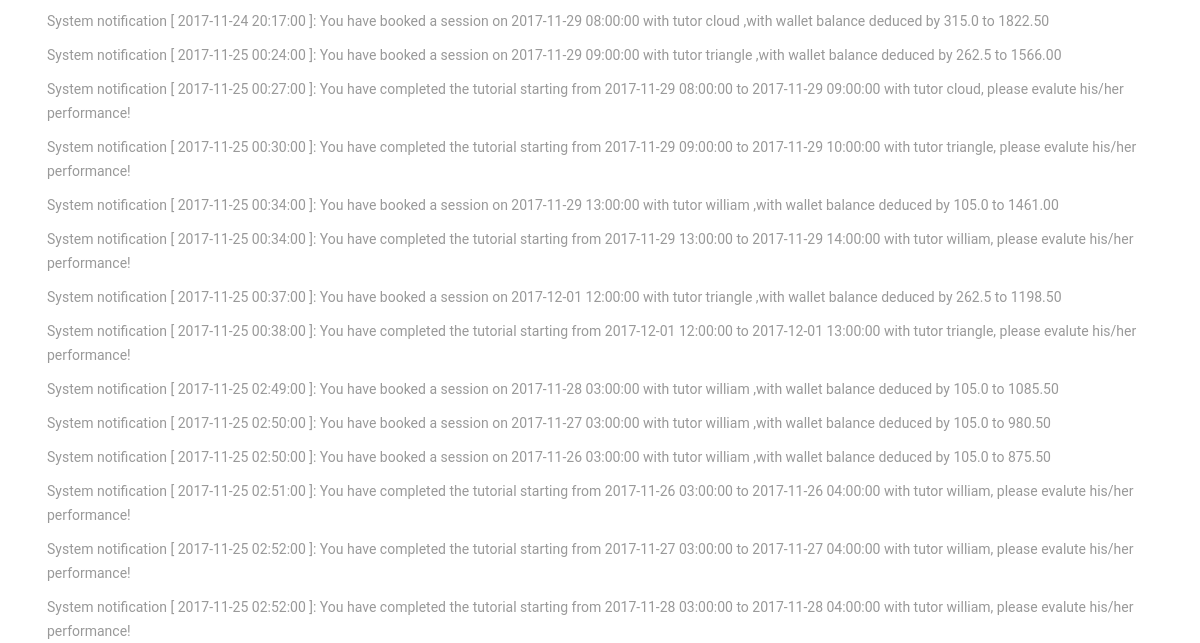
Page /Tutorial/4/message/ (signed in, lower part) on the earlier database version.
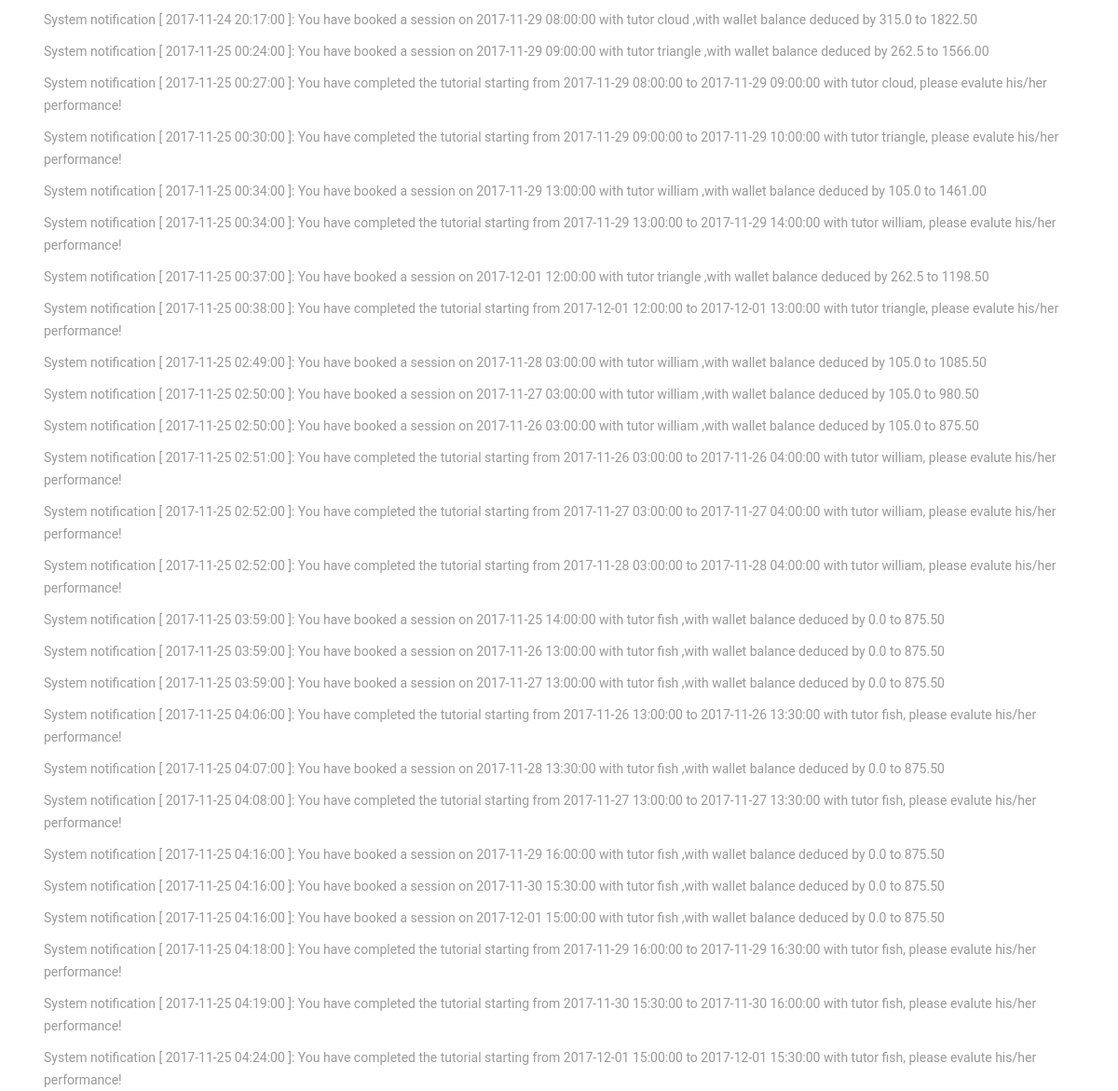
Same page on the later database version.
### Tutorial/models.py (models this page shows, shortened)
class Notification(models.Model):
    content = models.CharField(max_length=500)
    myuser = models.ForeignKey(MyUser, on_delete=models.CASCADE,null=True)

### Tutorial/views.py (the view)
# urls.py: url(r'^(?P<myuser_id>[0-9]+)/message/$', views.message, name='message'),
def message(request, myuser_id):
    if not request.user.is_authenticated() or request.user.is_anonymous(): #visitor or client
        return render(request, 'home.html')
    if not MyUser.objects.filter(user=request.user):
        HttpResponseRedirect('/Tutorial/admin/')
    myuser = MyUser.objects.get(user=request.user) #myuser = get_object_or_404(MyUser, pk=myuser_id)
    messages = Notification.objects.filter(myuser=myuser)
    return render(request, 'message/message.html', {'user': myuser, 'messages': messages})

### Tutorial/templates/message/message.html (shortened to what this page needs)
{% extends "myaccount/myaccount.html" %}
{% block content%}
		<div id="Message" style="background-color : #F8F8FF; padding : 7px; height : 60%;">
			<ul style="  color : #454f5b; text-decoration: none;">
                {%for msg in messages%}
					<p>{{msg.content}}</p>
				{%endfor%}
			</ul>
		</div>
{% endblock %}

Differences in the rows shown:
added Notification: content "System notification [ 2017-11-25 03:59:00 ]: You have booked a session on 2017-11-25 14:00:00 with tutor fish ,with wallet balance deduced by 0.0 to 875.50"
added Notification: content "System notification [ 2017-11-25 03:59:00 ]: You have booked a session on 2017-11-26 13:00:00 with tutor fish ,with wallet balance deduced by 0.0 to 875.50"
added Notification: content "System notification [ 2017-11-25 03:59:00 ]: You have booked a session on 2017-11-27 13:00:00 with tutor fish ,with wallet balance deduced by 0.0 to 875.50"
added Notification: content "System notification [ 2017-11-25 04:06:00 ]: You have completed the tutorial starting from 2017-11-26 13:00:00 to 2017-11-26 13:30:00 with tutor fish, please evalute his/her performance!"
added Notification: content "System notification [ 2017-11-25 04:07:00 ]: You have booked a session on 2017-11-28 13:30:00 with tutor fish ,with wallet balance deduced by 0.0 to 875.50"
added Notification: content "System notification [ 2017-11-25 04:08:00 ]: You have completed the tutorial starting from 2017-11-27 13:00:00 to 2017-11-27 13:30:00 with tutor fish, please evalute his/her performance!"
added Notification: content "System notification [ 2017-11-25 04:16:00 ]: You have booked a session on 2017-11-29 16:00:00 with tutor fish ,with wallet balance deduced by 0.0 to 875.50"
added Notification: content "System notification [ 2017-11-25 04:16:00 ]: You have booked a session on 2017-11-30 15:30:00 with tutor fish ,with wallet balance deduced by 0.0 to 875.50"
added Notification: content "System notification [ 2017-11-25 04:16:00 ]: You have booked a session on 2017-12-01 15:00:00 with tutor fish ,with wallet balance deduced by 0.0 to 875.50"
added Notification: content "System notification [ 2017-11-25 04:18:00 ]: You have completed the tutorial starting from 2017-11-29 16:00:00 to 2017-11-29 16:30:00 with tutor fish, please evalute his/her performance!"
added Notification: content "System notification [ 2017-11-25 04:19:00 ]: You have completed the tutorial starting from 2017-11-30 15:30:00 to 2017-11-30 16:00:00 with tutor fish, please evalute his/her performance!"
added Notification: content "System notification [ 2017-11-25 04:24:00 ]: You have completed the tutorial starting from 2017-12-01 15:00:00 to 2017-12-01 15:30:00 with tutor fish, please evalute his/her performance!"
